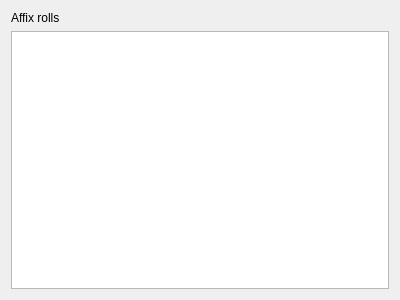
<?xml version="1.0" encoding="UTF-8"?>
<ui version="4.0">
 <class>AffixRollsViewer</class>
 <widget class="QWidget" name="AffixRollsViewer">
  <property name="geometry">
   <rect>
    <x>0</x>
    <y>0</y>
    <width>400</width>
    <height>300</height>
   </rect>
  </property>
  <property name="windowTitle">
   <string>Form</string>
  </property>
  <layout class="QGridLayout" name="gridLayout">
   <item row="0" column="0">
    <widget class="QLabel" name="label">
     <property name="text">
      <string>Affix rolls</string>
     </property>
    </widget>
   </item>
   <item row="1" column="0">
    <widget class="QListWidget" name="listWidget"/>
   </item>
  </layout>
 </widget>
 <resources/>
 <connections/>
</ui>
